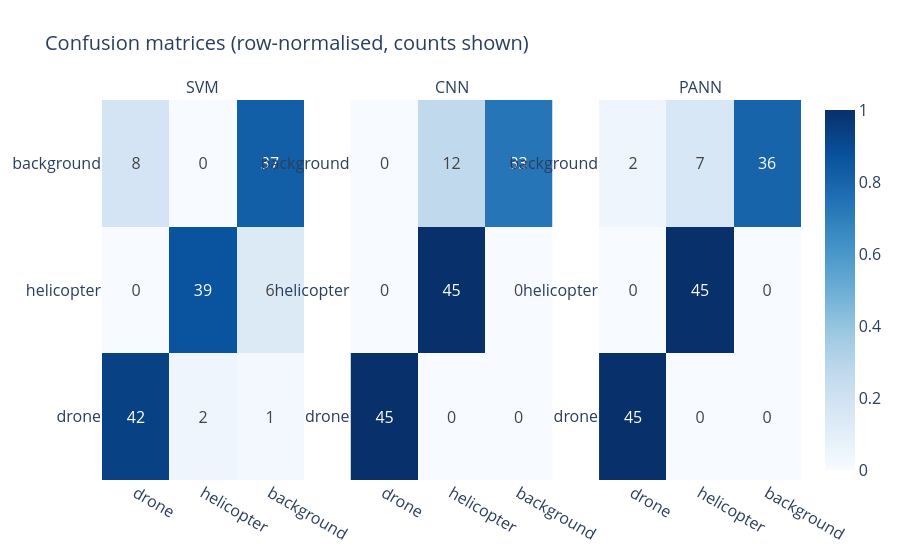

Notebook cell for this chart:
### Code cell
fig = make_subplots(rows=1, cols=3, subplot_titles=list(results.keys()))

for col, (name, r) in enumerate(results.items(), start=1):
    cm = r["in_dist"]["confusion_matrix"]
    cm_norm = cm / cm.sum(axis=1, keepdims=True)
    fig.add_trace(
        go.Heatmap(z=cm_norm, x=cfg.CLASSES, y=cfg.CLASSES, colorscale="Blues", showscale=(col == 3),
                   text=cm, texttemplate="%{text}", zmin=0, zmax=1), row=1, col=col,
    )

fig.update_layout(title="Confusion matrices (row-normalised, counts shown)")
fig.write_image("figures/confusion_matrices.png", scale=3, width=1700, height=400)
fig.show()

### Figure 1 — Plotly figure (JSON) as saved in the notebook; plotly's stock layout.template omitted (floating-point values rounded to 4 significant figures)
{"data": [{"colorscale": [[0, "rgb(247,251,255)"], [0.125, "rgb(222,235,247)"], [0.25, "rgb(198,219,239)"], [0.375, "rgb(158,202,225)"], [0.5, "rgb(107,174,214)"], [0.625, "rgb(66,146,198)"], [0.75, "rgb(33,113,181)"], [0.875, "rgb(8,81,156)"], [1, "rgb(8,48,107)"]], "showscale": false, "text": [[42, 2, 1], [0, 39, 6], [8, 0, 37]], "texttemplate": "%{text}", "type": "heatmap", "x": ["drone", "helicopter", "background"], "xaxis": "x", "y": ["drone", "helicopter", "background"], "yaxis": "y", "z": [[0.9333, 0.04444, 0.02222], [0.0, 0.8667, 0.1333], [0.1778, 0.0, 0.8222]], "zmax": 1, "zmin": 0}, {"colorscale": [[0, "rgb(247,251,255)"], [0.125, "rgb(222,235,247)"], [0.25, "rgb(198,219,239)"], [0.375, "rgb(158,202,225)"], [0.5, "rgb(107,174,214)"], [0.625, "rgb(66,146,198)"], [0.75, "rgb(33,113,181)"], [0.875, "rgb(8,81,156)"], [1, "rgb(8,48,107)"]], "showscale": false, "text": [[45, 0, 0], [0, 45, 0], [0, 12, 33]], "texttemplate": "%{text}", "type": "heatmap", "x": ["drone", "helicopter", "background"], "xaxis": "x2", "y": ["drone", "helicopter", "background"], "yaxis": "y2", "z": [[1.0, 0.0, 0.0], [0.0, 1.0, 0.0], [0.0, 0.2667, 0.7333]], "zmax": 1, "zmin": 0}, {"colorscale": [[0, "rgb(247,251,255)"], [0.125, "rgb(222,235,247)"], [0.25, "rgb(198,219,239)"], [0.375, "rgb(158,202,225)"], [0.5, "rgb(107,174,214)"], [0.625, "rgb(66,146,198)"], [0.75, "rgb(33,113,181)"], [0.875, "rgb(8,81,156)"], [1, "rgb(8,48,107)"]], "showscale": true, "text": [[45, 0, 0], [0, 45, 0], [2, 7, 36]], "texttemplate": "%{text}", "type": "heatmap", "x": ["drone", "helicopter", "background"], "xaxis": "x3", "y": ["drone", "helicopter", "background"], "yaxis": "y3", "z": [[1.0, 0.0, 0.0], [0.0, 1.0, 0.0], [0.04444, 0.1556, 0.8]], "zmax": 1, "zmin": 0}], "layout": {"annotations": [{"font": {"size": 16}, "showarrow": false, "text": "SVM", "x": 0.1444, "xanchor": "center", "xref": "paper", "y": 1, "yanchor": "bottom", "yref": "paper"}, {"font": {"size": 16}, "showarrow": false, "text": "CNN", "x": 0.5, "xanchor": "center", "xref": "paper", "y": 1, "yanchor": "bottom", "yref": "paper"}, {"font": {"size": 16}, "showarrow": false, "text": "PANN", "x": 0.8556, "xanchor": "center", "xref": "paper", "y": 1, "yanchor": "bottom", "yref": "paper"}], "title": {"text": "Confusion matrices (row-normalised, counts shown)"}, "xaxis": {"anchor": "y", "domain": [0, 0.2889]}, "xaxis2": {"anchor": "y2", "domain": [0.3556, 0.6444]}, "xaxis3": {"anchor": "y3", "domain": [0.7111, 1]}, "yaxis": {"anchor": "x", "domain": [0, 1]}, "yaxis2": {"anchor": "x2", "domain": [0, 1]}, "yaxis3": {"anchor": "x3", "domain": [0, 1]}}}
